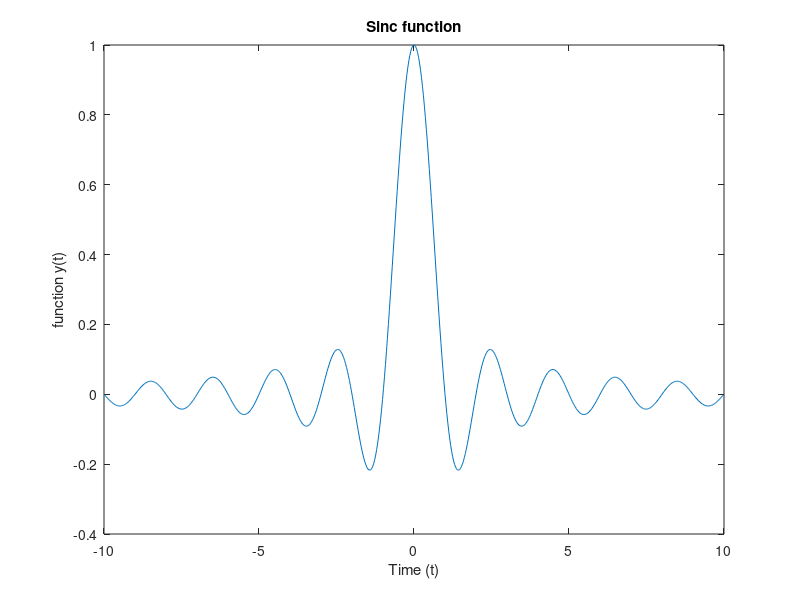

MATLAB code for this plot:
clear all;
close all;
clc;
theta=-10:0.01*pi:10; %defining angle in x axis
y=sinc(theta);% defining sinc function

plot(theta,y);
xlabel("Time (t)");      %labelling axes
ylabel("function y(t)");
title("Sinc function");
%axis([-10 10 -0.5 1.5])
    
    